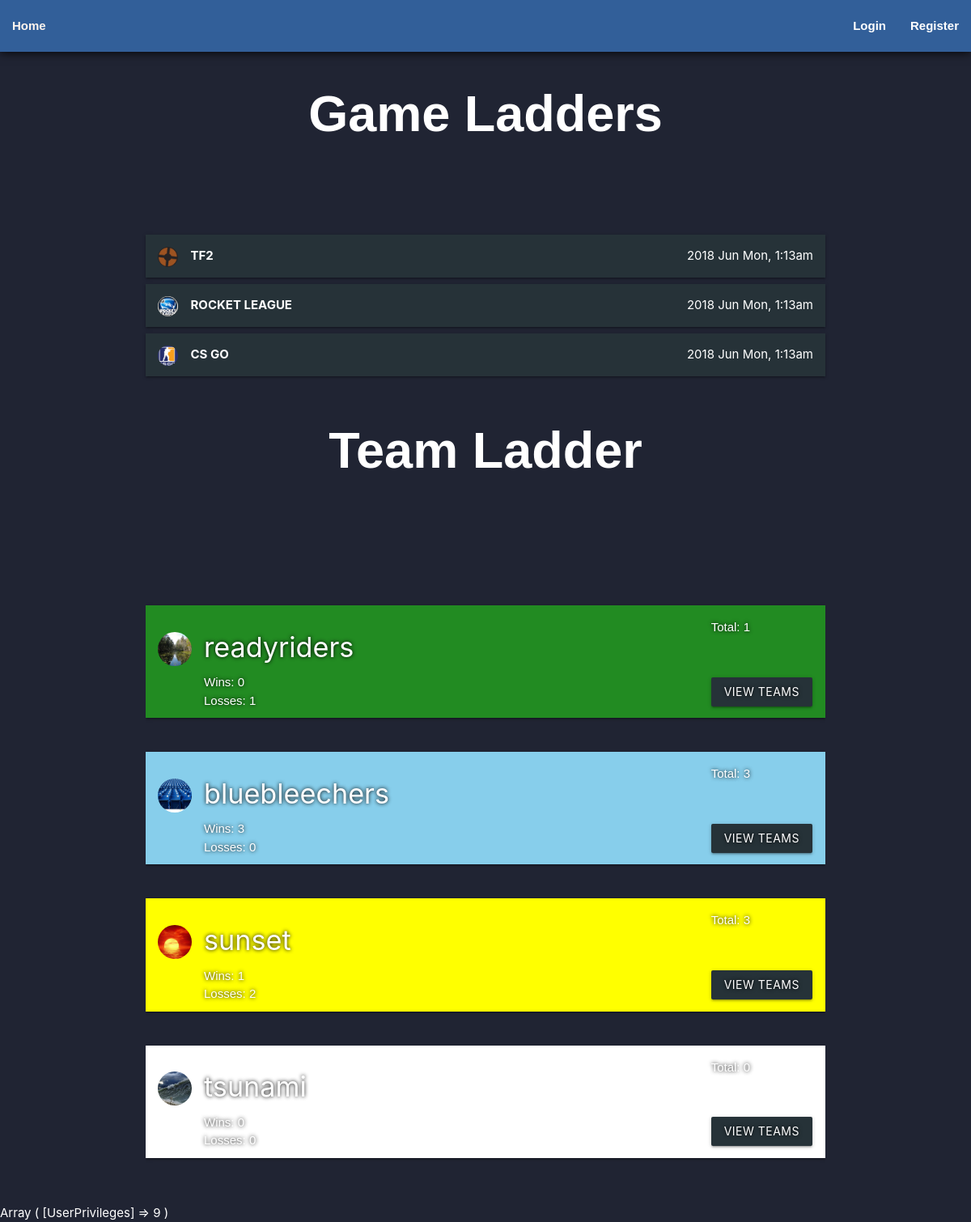
The page / on the database its author committed.
### tables this page shows
CREATE TABLE IF NOT EXISTS `ladder` (
  `id` int(11) NOT NULL AUTO_INCREMENT,
  `game` varchar(32) NOT NULL,
  `description` text NOT NULL,
  `players` tinyint(4) NOT NULL,
  `start_time` timestamp NOT NULL DEFAULT CURRENT_TIMESTAMP ON UPDATE CURRENT_TIMESTAMP,
  `color` varchar(16) NOT NULL,
  `image` varchar(256) NOT NULL,
  PRIMARY KEY (`id`)
);

CREATE TABLE IF NOT EXISTS `team` (
  `id` int(11) NOT NULL AUTO_INCREMENT,
  `team_name` varchar(24) NOT NULL,
  `color` varchar(16) NOT NULL,
  `image` varchar(256) NOT NULL,
  PRIMARY KEY (`id`)
);

### functions.php (the view, shortened to what this page needs)
<?php
  function dbConnect() {
    $dbuser = "root";
    $dbpass = "";
    try {
      $conn = new PDO("mysql:host=localhost;dbname=lanladder", $dbuser,$dbpass);
      $conn->setAttribute(PDO::ATTR_ERRMODE, PDO::ERRMODE_EXCEPTION);
      $conn->setAttribute(PDO::ATTR_EMULATE_PREPARES, false);
      return $conn;
    }
    catch(PDOException $e) {
      $error_message = $e->getMessage();
      echo '<h1>Database Connection Error</h1>';
      echo '<p>There was an error connecting to the database.</p>';
      echo '<p>Error message:   $error_message; </p>';
      die();
    }
  }
  function dom_head(){
    ?>
    <head>
      <link rel="stylesheet" href="https://cdnjs.cloudflare.com/ajax/libs/materialize/1.0.0-beta/css/materialize.min.css">
      <link rel="stylesheet" href="css/style.css" type="text/css">
    </head>
    <?php
  }
  function dom_nav(){
    switch ($_SESSION['UserPrivileges']) {
        ?>
        <?php
      default:
        ?>
        <nav class="navbar_anon">
          <div class="nav-wrapper">
            <ul>
              <li class="waves-effect waves-light"><a href="index.php">Home</a></li>
            </ul>
            <ul class="right">
              <li class="waves-effect waves-light"><a href="login.php">Login</a></li>
              <li class="waves-effect waves-light"><a href="register.php">Register</a></li>
            </ul>
          </div>
        </nav>
        <?php
        break;
    }
  }
  function dom_games(){
    ?>
    <section class="container">
      <div class="title">
        <h1>Game Ladders</h1>
      </div>
      <ul class="collapsible z-depth-0">
      <?php
        $query = 'SELECT * FROM `ladder`';
        $conn = dbConnect();
        $stmt = $conn->prepare($query, array(PDO::ATTR_CURSOR => PDO::CURSOR_FWDONLY));
        $stmt->execute();
        $result = $stmt->fetchAll();
        foreach($result as $row){
          $time = date_create($row['start_time']);
          $time = date_format($time, "Y M D, g:ia");
          if(preg_match('/white/i', $row['color'])){
            $text = 'black-text';
          }else{
            $text = 'white-text';
          }
          print '
          <li style="background-color: ' . $row['color'] . '" class="z-depth-1">
            <div class="collapsible-header blue-grey darken-4 waves-effect waves-light">
              <img src="img/' . $row['image'] . '" width="25px" height="25px" class="circle">
              <span class="center-align">' . $row['game'] . '</span>
              <time class="right-align">' . $time  . '</time>
            </div>
            <div class="collapsible-body ' . $text . '">
              <h4 class="center-align">' . $row['players'] . ' VS ' . $row['players'] . '</h4>
              <a class="games-button waves-effect waves-light btn right-align blue-grey darken-4" href="ladderlist.php?gameid=' . $row['id'] . '">View teams</a>
              <span>' . $row['description'] . '</span>
            </div>
          </li>';
        }
      ?>
      </ul>
    </section>
    <?php
  }
  function dom_teams(){
    $conn = dbConnect();
    $query = 'SELECT * FROM `team` ORDER BY `id` ASC';
    $stmt = $conn->prepare($query, array(PDO::ATTR_CURSOR => PDO::CURSOR_FWDONLY));
    $stmt->execute();
    $result = $stmt->fetchAll();
    ?>
    <main class="container">
      <div class="title">
        <h1>Team Ladder</h1>
      </div>
      <ul class="collection">
      <?php
        $teams_query = 'SELECT * FROM `played_match` WHERE `winning_team_id` OR `losing_team_id`;';
        $stm = $conn->prepare($teams_query, array(PDO::ATTR_CURSOR => PDO::CURSOR_FWDONLY));
        $stm->execute();
        $teams = $stm->fetchAll();
        foreach($result as $row){
          if(!preg_match('/^Unset$/i', $row['team_name'])){
            print '
            <li class="collection-item avatar z-depth-1" style="background-color: ' . $row['color'] . ';">
              <div class="opacity_ontop">
              <img class="circle" src="img/' . $row['image'] . '" alt="Team image" width="250px" height="250px">
              <a href="teamcard.php?teamid=' . $row['id'] . '" class="title text-shadow"><h4 class=" left-align">' . $row['team_name'] . '</h4></a>';
            $win = 0;
            $loss = 0;
            foreach($teams as $teamid){
              if($row['id'] == $teamid['winning_team_id']){
                $win++;
              }else if($row['id'] == $teamid['losing_team_id']){
                $loss++;
              }
            }
            $total = $win + $loss;
              print '
                <p class="text-shadow">Wins: ' . $win . '</p>
                <p class="text-shadow">Losses: ' . $loss . '</p>
                <span class=" secondary-content white-text text-shadow">
                  <p>Total: ' . $total . '</p>
                  <a class="teams-button waves-effect waves-light btn blue-grey darken-4" href="teamcard.php?teamid=' . $row['id'] . '">View teams</a>
                </span>
              </div>';
            print '</li>';
          }
        }
      ?>
      </ul>
    </main>
    <?php
  }
?>

### css/style.css (style rules this page uses)
* { border: 0; padding: 0; margin: 0; box-sizing: border-box; color: white; }
body { background-color: rgb(32, 36, 51); }
p, h1, h2 { font-family: Verdana, Geneva, Tahoma, sans-serif; color: white; }
a { color: white; text-decoration: none; }
h1, h2 { font-weight: bold; }
.collapsible-header > img { position: absolute; }
.collapsible-header > span.center-align { margin: 0 0 0 5%; text-transform: uppercase; font-weight: bold; }
.collapsible-header > time.right-align { margin: 0 0 0 auto; }
.collapsible-header { border-bottom: none; margin: 1% 0; }
.collapsible { border: none; }
.teams-button { margin: 40% 0 0 0; }
.text-shadow { text-shadow: 0px 0px 5px rgb(0, 0, 0) }
.collection > .collection-item { border-bottom: none; margin: 5% 0; }
.collection { border: none; }
.title { font-size: 45px; margin-bottom: 2em; text-align: center; overflow: hidden; }
nav { background-color: rgb(50, 95, 153); font-family: Verdana, Geneva, Tahoma, sans-serif; font-weight: bold; box-shadow: black 0px 0px 12px; }

### rows shown on the page
ladder: image (picture), game "TF2", start_time "2018 Jun Mon, 1:13am"
ladder: image (picture), game "ROCKET LEAGUE", start_time "2018 Jun Mon, 1:13am"
ladder: shows a picture, game "CS GO", start_time "2018 Jun Mon, 1:13am"
team: image (picture), team_name "readyriders", team_name "0", loss "1", team_name "1"
team: image (picture), team_name "bluebleechers", win "3", team_name "0", team_name "3"
team: image (picture), team_name "sunset", win "1", loss "2", total "3"
team: image (picture), team_name "tsunami", team_name "0"
